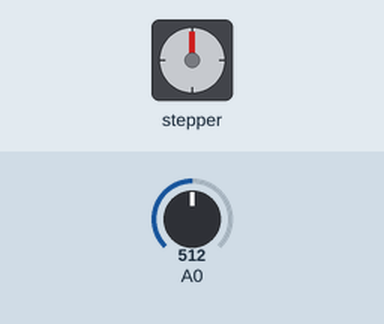
A sketch run on a simulated Arduino Uno, built with avr-gcc and run on an emulated ATmega328P. Shown: stepper motor. The test bench sets the inputs (shaded band); at power-on: A0 = 512. Stepper angles assume 4096 steps per turn.

Above: at 1.2 s.
1.3 s: A0 set to 482
At 3.9 s:
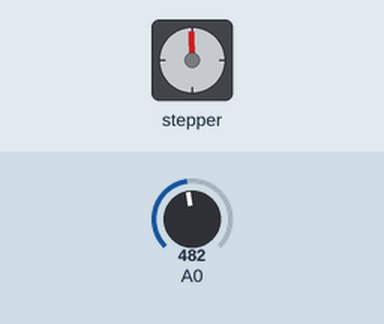
4.3 s: A0 set to 511
At 6.3 s:
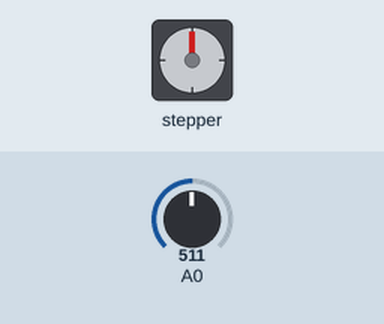
7.3 s: A0 set to 306
At 9.8 s:
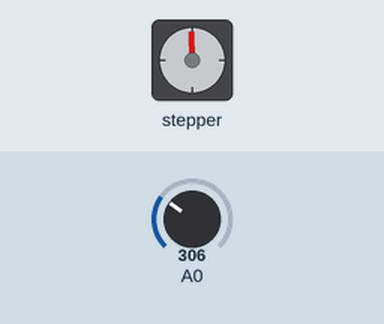
Timing chart, 0 to 11.3 s (numbered marks = the images above; inputs shaded):
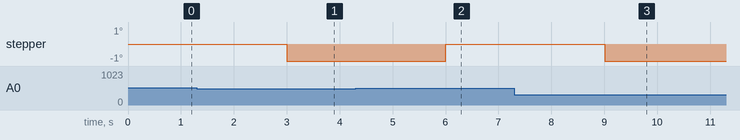

The sketch:

map.ino
```cpp
#include <AccelStepper.h>

AccelStepper stepper1(8, 5, 7, 6, 8); // Defaults to AccelStepper::FULL4WIRE (4 pins) on 2, 3, 4, 5

void setup() {
}

void loop() {
  int value = analogRead(A0);
  // Wert einlesen

  int newValue = map(value,500,700,0,800);
  // Wert auf anderen Wertebereich mappen
  // Struktur : map ( zu mappender Wert , min alter Wertebereich , max alter Wertebereich , min neuer Wertebereich , max neuer Wertebereich)
  stepper1.setSpeed(newValue);

  stepper1.runSpeed();
}
```
